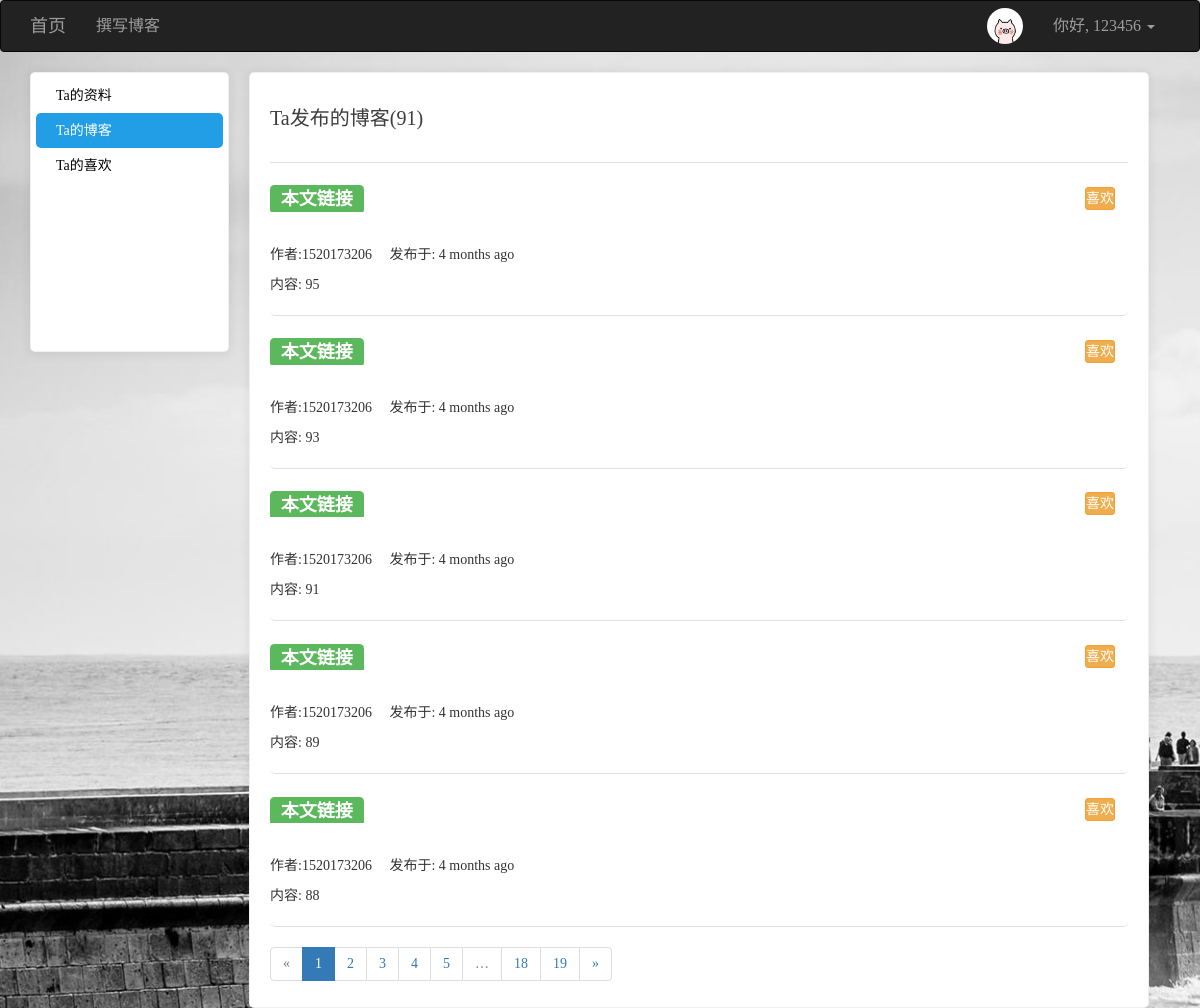
The page /user/my_blog/1520173206 (signed in) on the database its author committed.
### app/models/users.py (models this page shows, shortened)
class User(UserMixin, db.Model):
    __tablename__ = 'users'
    id = db.Column(db.Integer, primary_key=True)
    username = db.Column(db.String(64), unique=True)
    password_hash = db.Column(db.String(128))
    email = db.Column(db.String(128), unique=True)
    confirmed = db.Column(db.Boolean, default=False)
    icon = db.Column(db.String(64), default='default.jpg')
    name = db.Column(db.String(64))
    location = db.Column(db.String(64))
    about_me = db.Column(db.Text())
    member_since = db.Column(db.DateTime(), default=datetime.utcnow)
    last_seen = db.Column(db.DateTime(), default=datetime.utcnow)
    posts = db.relationship('Posts', backref='user', lazy='dynamic', cascade='all, delete-orphan')
    favorites = db.relationship('Posts', secondary="collections", backref=db.backref('users', lazy='dynamic'), lazy='dynamic')
    comments = db.relationship('Comment', backref='user', lazy='dynamic', cascade='all, delete-orphan')
    @property
    def password(self):
        raise AttributeError('密码不可读')
    def is_favorite(self, pid):
        favorites = self.favorites.all()
        posts = list(filter(lambda p: p.id == pid, favorites))
        if len(posts) > 0:
            return True
        else:
            return False
    def ping(self):
        self.last_seen = datetime.utcnow()
        db.session.add(self)
        db.session.commit()

### app/models/posts.py (models this page shows, shortened)
class Posts(db.Model):
    __tablename__ = 'posts'
    id = db.Column(db.Integer, primary_key=True)
    rid = db.Column(db.Integer, index=True, default=0)
    content = db.Column(db.Text)
    timestamp = db.Column(db.DateTime, default=datetime.utcnow)
    uid = db.Column(db.Integer, db.ForeignKey('users.id', ondelete='CASCADE'))
    comments = db.relationship('Comment', backref='post', lazy='dynamic', cascade='all, delete-orphan')
    body_html = db.Column(db.Text)
    body_text = db.Column(db.Text)

### app/views/user.py (the view)
@user.route('/my_blog/<username>')
def my_blog(username):
    u = User.query.filter_by(username=username).first_or_404()
    page = request.args.get('page', 1, type=int)  # 用户想查看第几页
    pagination = u.posts.order_by(Posts.timestamp.desc()).paginate(page, per_page=5, error_out=False)
    posts = pagination.items
    return render_template('user/myblog.html', user=u, posts=posts, pagination=pagination)

### app/models/users.py (called while the page is built)
@loginmanager.user_loader
def user_loader(uid):
    return User.query.get(int(uid))

### app/views/user.py (called while the page is built)
@user.before_app_request
def before_request():
    if current_user.is_authenticated:
        current_user.ping()

### app/templates/user/myblog.html (shortened to what this page needs)
{% extends 'commons/base.html' %}
{% from 'commons/macro.html' import pagination_show %}
{% block styles %}
    {{ super() }}
{% endblock %}
{% block page_content %}
    <div class="left_cont" style="background: white" >
        <ul>
            <li class="side1"><a href="{{ url_for('user.index', username=user.username) }}" class="aside">{% if current_user.username == user.username %}我{% else %}Ta{% endif %}的资料</a></li>
            <li class="side3"><a href="{{ url_for('user.my_blog', username=user.username) }}">{% if current_user.username == user.username %}我{% else %}Ta{% endif %}的博客</a></li>
            <li class="side4"><a href="{{ url_for('user.my_fav', username=user.username) }}">{% if current_user.username == user.username %}我{% else %}Ta{% endif %}的喜欢</a></li>
        </ul>
    </div>
    <div class="right_cont" style="background: white; border: 1px solid rgba(0, 0, 0, .06); padding: 0 20px; box-shadow: 0 1px 10px 2px rgba(0, 0, 0, .06); border-radius: 5px">
        <h3>{% if current_user.username == user.username %}我{% else %}Ta{% endif %}发布的博客({{ user.posts.count() }})</h3>
        <div class="book">
            <ul class=entries>
                {% for post in posts %}
                    <li>
                        <h1>
                            <a target="_blank" href="{{ url_for('posts.post_show', id=post.id) }}"><span class="label label-success">本文链接</span></a>
                        </h1>
                        {% if current_user.is_authenticated %}
                            {% if current_user.username != post.user.username %}
                                <span class="btn btn-warning btn-sm" style="font-size: 14px; padding: 0px; position: relative; left: 95%; top: -35px">
                                    <span class="collect" url="{{ url_for('posts.collect', pid=post.id) }}">
                                        {% if current_user.is_favorite(post.id) %}
                                            取消喜欢
                                        {% else %}
                                            喜欢
                                        {% endif %}
                                    </span>
                                </span>
                            {% endif %}
                        {% endif %}
                        <br>
                        <span>作者:{{ post.user.username }}</span>&nbsp;&nbsp;&nbsp;&nbsp;&nbsp;<span>发布于: {{ moment(post.timestamp).fromNow() }}</span>
                        <p style="overflow: hidden; text-overflow: ellipsis; word-break: break-all">
                            {% if post.body_html %}
                                {{ post.body_text }}
                            {% else %}
                                {{ post.content }}
                            {% endif %}
                        </p>
                    </li>
                {% endfor %}
                {{ pagination_show(pagination,'user.my_blog',user.username) }}
            </ul>
        </div>
    </div>
{% endblock %}

### app/templates/commons/base.html (shortened to what this page needs)
{% extends 'bootstrap/base.html' %}
{% import 'bootstrap/wtf.html' as wtf %}
{% block navbar %}
    <nav class="navbar navbar-inverse" style="-webkit-user-select: none; font-size: 16px;">
        <div class="container">
            <div class="navbar-header">
                <a class="navbar-brand" href="{{ url_for('main.index') }}">首页</a>
            </div>
            <div class="collapse navbar-collapse">
                <ul class="nav navbar-nav">
                    {% if current_user.is_authenticated %}
                        <li><a href="{{ url_for('posts.index') }}">撰写博客</a></li>
                    {% endif %}
                </ul>
                <ul class="nav navbar-nav navbar-right">
                    {% if current_user.is_authenticated %}
                        <li>
                            <a href="{{ url_for('user.index', username=current_user.username) }}">
                                <img style="width: 36px; height: 36px; border-radius: 50%; float: left; margin-top: -8px" src="{{ url_for('static', filename='uploads/' + current_user.icon) }}" alt="...">
                            </a>
                        </li>
                        <li class="dropdown">
                            <a href="#" class="dropdown-toggle" data-toggle="dropdown" role="button" aria-haspopup="true"
                               aria-expanded="false">你好, {{ current_user.username }} <span class="caret"></span></a>
                        </li>
                    {% else %}
                        <li><a href="{{ url_for('user.register') }}">注册</a></li>
                        <li><a href="{{ url_for('user.login') }}">登录</a></li>
                    {% endif %}
                </ul>
            </div>
        </div>
    </nav>
{% endblock %}
{% block content %}
    <div class="container">
        {% block page_content %}
        {% endblock %}
    </div>
{% endblock %}
{% block styles %}
    {{ super() }}
{% endblock %}

### app/templates/commons/base.html (style rules this page uses)
body { font-family: "田氏宋体旧字形"; -webkit-user-select: none; background-image: url(/images/1214885.jpg); -webkit-background-size: cover; -o-background-size: cover; background-size: cover; z-index: -2; }

### app/templates/user/myblog.html (style rules this page uses)
.left_cont { width: 199px;height:280px;float: left; border: 1px solid rgba(0, 0, 0, .06); padding: 5px; box-shadow: 0 1px 10px 2px rgba(0, 0, 0, .06); border-radius: 5px }
.right_cont { width: 900px;margin: 0 20px; margin-bottom: 30px; display: inline-block }
h3 { font-size: 20px;color: #3d3d3d;height: 90px;line-height: 90px;border-bottom: 1px solid #e0e0e0;margin: 0; }
li, ul { padding: 0;margin: 0;list-style: none; border-radius: 5px }
.side1 a,.side2 a,.side3 a,.side4 a { font-size: 14px; color: black;display: inline-block;height: 35px;line-height: 35px;width: 100%; padding-left: 20px }
.side3 { background-color: #229EE6; }
.side3 a { color: white; }
.book { width: 100%; display: inline-block }
.book h1 { font-size: 24px;line-height: 1.2em; }
.book li { width: 100%; border-bottom: 1px solid #e0e0e0; margin-top: 20px }
h1 a { width: 11%; color: #428bca;text-decoration: none;display: -webkit-box;-webkit-box-orient: vertical;-webkit-line-clamp: 2;overflow: hidden; }
p { margin:10px 0 20px 0;display: -webkit-box;-webkit-box-orient: vertical;-webkit-line-clamp: 3;overflow: hidden; }

### rows shown on the page
User: icon (picture), username "123456"
Posts: shows "喜欢", user.username "1520173206", timestamp "4 months ago", content "内容: 95"
Posts: shows "喜欢", user.username "1520173206", timestamp "4 months ago", content "内容: 93"
Posts: shows "喜欢", user.username "1520173206", timestamp "4 months ago", content "内容: 91"
Posts: shows "喜欢", user.username "1520173206", timestamp "4 months ago", content "内容: 89"
Posts: shows "喜欢", user.username "1520173206", timestamp "4 months ago", content "内容: 88"

### other values the page prints
{{ user.posts.count() }} "91"
{{ p }} "1"
{{ p }} "2" "3" "4" "5" "18" "19"
